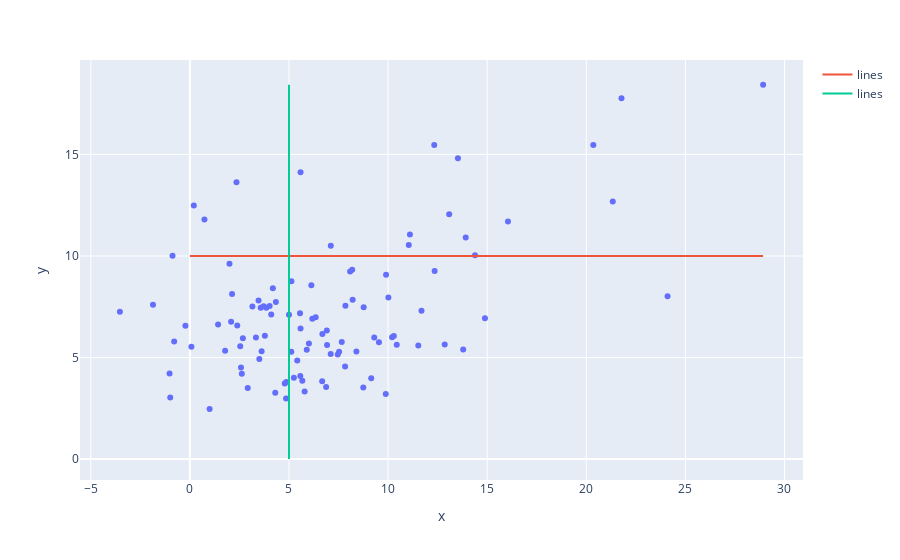

The cell this chart's notebook holds for it:
### Code cell
momentumStratVolCutOff(nasdaq, 5, 10, 20, 100, 'Close', '2020-08-01')

### Figure 1 — Plotly figure (JSON) as saved in the notebook; plotly's stock layout.template omitted (floating-point values rounded to 4 significant figures)
{"data": [{"hovertemplate": "<b>%{hovertext}</b><br><br>x=%{x}<br>y=%{y}<extra></extra>", "hovertext": ["AAPL", "ADBE", "ADI", "ADP", "ADSK", "AEP", "ALGN", "ALXN", "AMAT", "AMD", "AMGN", "AMZN", "ANSS", "ASML", "ATVI", "AVGO", "BIDU", "BIIB", "BKNG", "CDNS", "CDW", "CERN", "CHKP", "CHTR", "CMCSA", "COST", "CPRT", "CSCO", "CSX", "CTAS", "CTSH", "DLTR", "DOCU", "DXCM", "EA", "EBAY", "EXC", "FAST", "FB", "FISV", "FOX", "FOXA", "GILD", "GOOG", "GOOGL", "IDXX", "ILMN", "INCY", "INTC", "INTU", "ISRG", "JD", "KDP", "KHC", "KLAC", "LRCX", "LULU", "MAR", "MCHP", "MDLZ", "MELI", "MNST", "MRNA", "MRVL", "MSFT", "MTCH", "MU", "MXIM", "NFLX", "NTES", "NVDA", "NXPI", "OKTA", "ORLY", "PAYX", "PCAR", "PDD", "PEP", "PTON", "PYPL", "QCOM", "REGN", "ROST", "SBUX", "SGEN", "SIRI", "SNPS", "SPLK", "SWKS", "TCOM", "TEAM", "TMUS", "TSLA", "TXN", "VRSK", "VRSN", "VRTX", "WBA", "WDAY", "XEL", "XLNX", "ZM"], "legendgroup": "", "marker": {"color": "#636efa", "symbol": "circle"}, "mode": "markers", "name": "", "orientation": "v", "showlegend": false, "type": "scatter", "x": [9.884, 8.401, 4.023, 1.422, 11.04, 2.674, 14.39, 1.997, 7.831, 5.583, 3.154, 10.29, 5.79, 10.2, 5.417, 6.686, 8.768, -3.532, 7.11, 9.15, 3.855, 1.777, 5.584, 3.502, 5.556, 2.578, 3.464, 3.618, 3.57, 11.1, 4.337, 8.085, 24.1, 5.123, 6.674, 13.79, 2.08, 6.872, 6.175, -0.7943, 0.7338, 0.1979, -1.026, 4.785, 4.863, 8.749, 6.922, 2.39, -1.862, 2.917, 8.212, 12.35, 4.853, 5.897, 7.461, 12.86, 13.52, 2.35, 8.19, 2.62, 16.05, 6.347, 12.33, 13.08, 5.572, 14.89, 3.783, 9.539, 6.129, 10.44, 11.52, 7.662, 9.898, 4.306, 4.186, 6.907, 20.36, 0.9952, 21.34, 11.69, 7.527, 5.247, -0.8761, 0.07692, 5.001, 2.128, 9.301, 13.92, 10.01, 4.104, 3.719, 5.116, 28.92, 6.005, 5.672, -0.9931, 2.54, -0.2267, 7.846, 3.332, 7.105, 21.78], "xaxis": "x", "y": [3.204, 5.299, 7.533, 6.624, 10.55, 5.949, 10.04, 9.612, 4.551, 14.12, 7.516, 6.064, 3.329, 5.998, 4.847, 6.163, 7.479, 7.257, 10.51, 3.979, 7.454, 5.334, 6.426, 4.92, 7.183, 4.511, 7.806, 5.306, 7.449, 11.05, 7.733, 9.238, 8.011, 8.754, 3.834, 5.393, 6.761, 3.541, 6.907, 5.788, 11.79, 12.49, 4.207, 3.716, 3.792, 3.524, 5.621, 6.58, 7.602, 3.498, 7.838, 9.263, 2.986, 5.384, 5.15, 5.637, 14.81, 13.64, 9.327, 4.201, 11.7, 6.983, 15.46, 12.05, 4.089, 6.936, 6.074, 5.756, 8.56, 5.631, 5.593, 5.768, 9.081, 3.258, 8.405, 6.329, 15.47, 2.464, 12.68, 7.306, 5.278, 4.006, 10.01, 5.532, 7.101, 8.13, 5.985, 10.91, 7.958, 7.123, 7.528, 5.289, 18.43, 5.686, 3.856, 3.031, 5.551, 6.56, 7.555, 5.981, 5.173, 17.76], "yaxis": "y"}, {"mode": "lines", "name": "lines", "type": "scatter", "x": [0, 3.214, 6.427, 9.641, 12.85, 16.07, 19.28, 22.5, 25.71, 28.92], "y": [10, 10, 10, 10, 10, 10, 10, 10, 10, 10]}, {"mode": "lines", "name": "lines", "type": "scatter", "x": [5, 5, 5, 5, 5, 5, 5, 5, 5, 5], "y": [0, 2.048, 4.096, 6.145, 8.193, 10.24, 12.29, 14.34, 16.39, 18.43]}], "layout": {"legend": {"tracegroupgap": 0}, "margin": {"t": 60}, "xaxis": {"anchor": "y", "domain": [0, 1], "title": {"text": "x"}}, "yaxis": {"anchor": "x", "domain": [0, 1], "title": {"text": "y"}}}}
